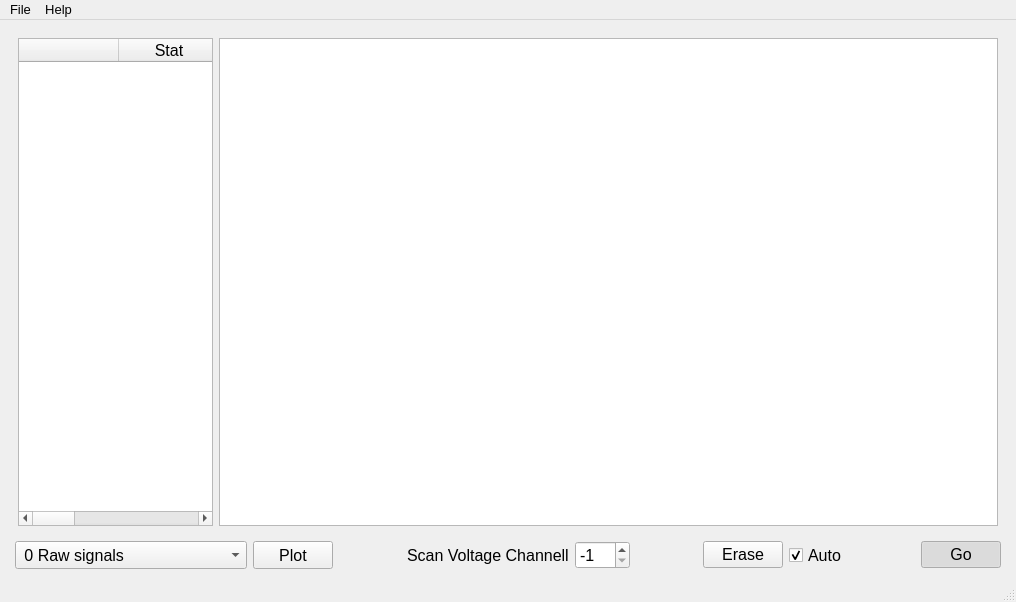
<?xml version="1.0" encoding="UTF-8"?>
<ui version="4.0">
 <class>MainWindow</class>
 <widget class="QMainWindow" name="MainWindow">
  <property name="geometry">
   <rect>
    <x>0</x>
    <y>0</y>
    <width>1016</width>
    <height>602</height>
   </rect>
  </property>
  <property name="font">
   <font>
    <pointsize>12</pointsize>
   </font>
  </property>
  <property name="windowTitle">
   <string>Emittance Plot Processing</string>
  </property>
  <widget class="QWidget" name="centralwidget">
   <layout class="QVBoxLayout" name="verticalLayout">
    <item>
     <widget class="QWidget" name="widget" native="true">
      <layout class="QHBoxLayout" name="horizontalLayout">
       <item>
        <widget class="QTableWidget" name="tableWidget">
         <property name="sizePolicy">
          <sizepolicy hsizetype="Expanding" vsizetype="Expanding">
           <horstretch>1</horstretch>
           <verstretch>0</verstretch>
          </sizepolicy>
         </property>
         <attribute name="verticalHeaderVisible">
          <bool>false</bool>
         </attribute>
         <column>
          <property name="text">
           <string notr="true"/>
          </property>
          <property name="toolTip">
           <string notr="true"/>
          </property>
          <property name="whatsThis">
           <string notr="true"/>
          </property>
          <property name="font">
           <font>
            <weight>75</weight>
            <bold>true</bold>
           </font>
          </property>
         </column>
         <column>
          <property name="text">
           <string>Stat</string>
          </property>
         </column>
         <column>
          <property name="text">
           <string>Color</string>
          </property>
         </column>
         <column>
          <property name="text">
           <string>Name</string>
          </property>
         </column>
        </widget>
       </item>
       <item>
        <widget class="PyQtGraphWidget" name="graphicsView">
         <property name="sizePolicy">
          <sizepolicy hsizetype="Expanding" vsizetype="Expanding">
           <horstretch>4</horstretch>
           <verstretch>0</verstretch>
          </sizepolicy>
         </property>
        </widget>
       </item>
      </layout>
     </widget>
    </item>
    <item>
     <layout class="QHBoxLayout" name="horizontalLayout_3">
      <property name="leftMargin">
       <number>6</number>
      </property>
      <property name="rightMargin">
       <number>6</number>
      </property>
      <item>
       <widget class="QComboBox" name="comboBox">
        <property name="sizePolicy">
         <sizepolicy hsizetype="Preferred" vsizetype="Preferred">
          <horstretch>0</horstretch>
          <verstretch>0</verstretch>
         </sizepolicy>
        </property>
        <property name="baseSize">
         <size>
          <width>0</width>
          <height>0</height>
         </size>
        </property>
        <property name="font">
         <font>
          <pointsize>12</pointsize>
         </font>
        </property>
        <item>
         <property name="text">
          <string> 0 Raw signals</string>
         </property>
        </item>
        <item>
         <property name="text">
          <string> 1 Processed signals</string>
         </property>
        </item>
        <item>
         <property name="text">
          <string> 2 Elementary jet</string>
         </property>
        </item>
        <item>
         <property name="text">
          <string> 3 Integral profile</string>
         </property>
        </item>
        <item>
         <property name="text">
          <string> 4 Maximum profile</string>
         </property>
        </item>
        <item>
         <property name="text">
          <string> 5 Contour plot</string>
         </property>
        </item>
        <item>
         <property name="text">
          <string> 6 Color contour plot</string>
         </property>
        </item>
        <item>
         <property name="text">
          <string> 7 Contour levels</string>
         </property>
        </item>
        <item>
         <property name="text">
          <string> 8 Cross section contours</string>
         </property>
        </item>
        <item>
         <property name="text">
          <string>-------------------</string>
         </property>
        </item>
        <item>
         <property name="text">
          <string>10 Z0 Initial data</string>
         </property>
        </item>
        <item>
         <property name="text">
          <string>11 Z1 Average shifted</string>
         </property>
        </item>
        <item>
         <property name="text">
          <string>12 Z2 Resampled NxN</string>
         </property>
        </item>
        <item>
         <property name="text">
          <string>13 Z3 NxN average shifted</string>
         </property>
        </item>
        <item>
         <property name="text">
          <string>14 -- (Zero line debug)</string>
         </property>
        </item>
        <item>
         <property name="text">
          <string>15 Scale and range</string>
         </property>
        </item>
        <item>
         <property name="text">
          <string>16 Z6 [N,N] divergence back</string>
         </property>
        </item>
        <item>
         <property name="text">
          <string>17 Shifted jets</string>
         </property>
        </item>
        <item>
         <property name="text">
          <string>18 Z5 [N,N] no divergence</string>
         </property>
        </item>
        <item>
         <property name="text">
          <string>19 Z1[N,nx-1] initial data</string>
         </property>
        </item>
        <item>
         <property name="text">
          <string>20 griddata(Z1)</string>
         </property>
        </item>
        <item>
         <property name="text">
          <string>21 removed X't</string>
         </property>
        </item>
       </widget>
      </item>
      <item>
       <widget class="QPushButton" name="pushButton_6">
        <property name="sizePolicy">
         <sizepolicy hsizetype="Minimum" vsizetype="Preferred">
          <horstretch>0</horstretch>
          <verstretch>0</verstretch>
         </sizepolicy>
        </property>
        <property name="font">
         <font>
          <pointsize>12</pointsize>
         </font>
        </property>
        <property name="text">
         <string>Plot</string>
        </property>
       </widget>
      </item>
      <item>
       <spacer name="horizontalSpacer_5">
        <property name="orientation">
         <enum>Qt::Horizontal</enum>
        </property>
        <property name="sizeHint" stdset="0">
         <size>
          <width>40</width>
          <height>20</height>
         </size>
        </property>
       </spacer>
      </item>
      <item>
       <widget class="QLabel" name="label_3">
        <property name="font">
         <font>
          <pointsize>12</pointsize>
         </font>
        </property>
        <property name="frameShape">
         <enum>QFrame::NoFrame</enum>
        </property>
        <property name="text">
         <string>Scan Voltage Channell</string>
        </property>
       </widget>
      </item>
      <item>
       <widget class="QSpinBox" name="spinBox_2">
        <property name="sizePolicy">
         <sizepolicy hsizetype="Preferred" vsizetype="Preferred">
          <horstretch>0</horstretch>
          <verstretch>0</verstretch>
         </sizepolicy>
        </property>
        <property name="font">
         <font>
          <pointsize>12</pointsize>
         </font>
        </property>
        <property name="minimum">
         <number>-1</number>
        </property>
        <property name="maximum">
         <number>999</number>
        </property>
        <property name="value">
         <number>-1</number>
        </property>
       </widget>
      </item>
      <item>
       <spacer name="horizontalSpacer">
        <property name="orientation">
         <enum>Qt::Horizontal</enum>
        </property>
        <property name="sizeHint" stdset="0">
         <size>
          <width>40</width>
          <height>20</height>
         </size>
        </property>
       </spacer>
      </item>
      <item>
       <widget class="QPushButton" name="pushButton_7">
        <property name="text">
         <string>Erase</string>
        </property>
       </widget>
      </item>
      <item>
       <widget class="QCheckBox" name="checkBox">
        <property name="sizePolicy">
         <sizepolicy hsizetype="Minimum" vsizetype="Preferred">
          <horstretch>0</horstretch>
          <verstretch>0</verstretch>
         </sizepolicy>
        </property>
        <property name="font">
         <font>
          <pointsize>12</pointsize>
         </font>
        </property>
        <property name="text">
         <string>Auto</string>
        </property>
        <property name="checked">
         <bool>true</bool>
        </property>
       </widget>
      </item>
      <item>
       <spacer name="horizontalSpacer_2">
        <property name="orientation">
         <enum>Qt::Horizontal</enum>
        </property>
        <property name="sizeHint" stdset="0">
         <size>
          <width>40</width>
          <height>20</height>
         </size>
        </property>
       </spacer>
      </item>
      <item>
       <widget class="QPushButton" name="pushButton">
        <property name="text">
         <string>Go</string>
        </property>
        <property name="checkable">
         <bool>true</bool>
        </property>
        <property name="checked">
         <bool>true</bool>
        </property>
       </widget>
      </item>
     </layout>
    </item>
   </layout>
  </widget>
  <widget class="QMenuBar" name="menubar">
   <property name="geometry">
    <rect>
     <x>0</x>
     <y>0</y>
     <width>1016</width>
     <height>34</height>
    </rect>
   </property>
   <property name="font">
    <font>
     <pointsize>10</pointsize>
    </font>
   </property>
   <widget class="QMenu" name="menuFile">
    <property name="sizePolicy">
     <sizepolicy hsizetype="Preferred" vsizetype="Preferred">
      <horstretch>0</horstretch>
      <verstretch>0</verstretch>
     </sizepolicy>
    </property>
    <property name="font">
     <font>
      <pointsize>10</pointsize>
     </font>
    </property>
    <property name="title">
     <string>File</string>
    </property>
    <addaction name="actionQuit"/>
   </widget>
   <widget class="QMenu" name="menuHelp">
    <property name="title">
     <string>Help</string>
    </property>
    <addaction name="actionAbout"/>
   </widget>
   <addaction name="menuFile"/>
   <addaction name="menuHelp"/>
  </widget>
  <widget class="QStatusBar" name="statusbar"/>
  <action name="actionOpen">
   <property name="text">
    <string>Open</string>
   </property>
   <property name="font">
    <font>
     <family>Tahoma</family>
     <pointsize>10</pointsize>
    </font>
   </property>
  </action>
  <action name="actionQuit">
   <property name="text">
    <string>Quit</string>
   </property>
  </action>
  <action name="actionPlot">
   <property name="checkable">
    <bool>true</bool>
   </property>
   <property name="checked">
    <bool>true</bool>
   </property>
   <property name="text">
    <string>Plot</string>
   </property>
  </action>
  <action name="actionLog">
   <property name="checkable">
    <bool>true</bool>
   </property>
   <property name="text">
    <string>Log</string>
   </property>
  </action>
  <action name="actionParameters">
   <property name="checkable">
    <bool>true</bool>
   </property>
   <property name="text">
    <string>Parameters</string>
   </property>
  </action>
  <action name="actionAbout">
   <property name="text">
    <string>About</string>
   </property>
  </action>
 </widget>
 <customwidgets>
  <customwidget>
   <class>PyQtGraphWidget</class>
   <extends>QGraphicsView</extends>
   <header>pyqtgraphwidget</header>
  </customwidget>
 </customwidgets>
 <resources/>
 <connections/>
</ui>
